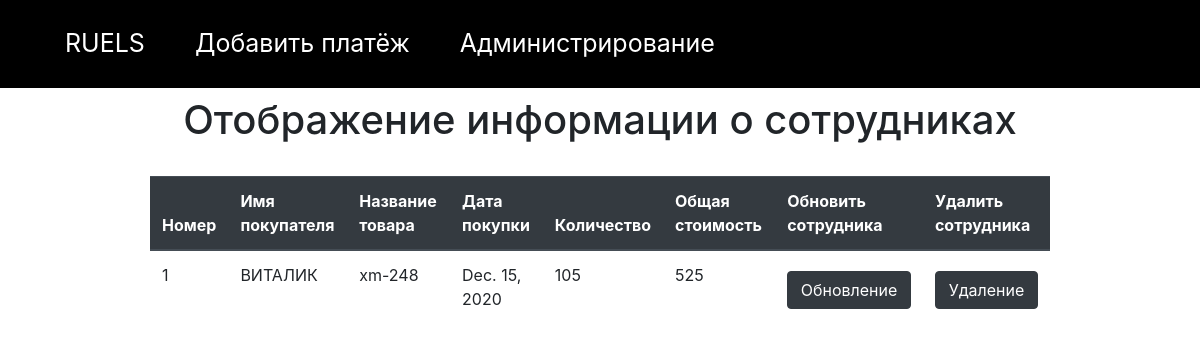
/payment/, run on the app's committed database.
### payments/models.py (models this page shows)
class Payment(models.Model):
    customers_id = models.ForeignKey('customers.Customer', on_delete=models.CASCADE)
    products_id = models.ForeignKey('products.Product', on_delete=models.CASCADE)
    payment_Date = models.DateField(max_length=50)
    amount = models.CharField(max_length=50)

### customers/models.py (models this page shows)
class Customer(models.Model):
    employees_id = models.ForeignKey('employees.Employee', on_delete=models.CASCADE)
    products_id = models.ForeignKey('products.Product', on_delete=models.CASCADE)
    first_name = models.CharField(max_length = 50)
    second_name = models.CharField(max_length = 50)
    email = models.EmailField(blank = True)
    phone = models.CharField(max_length = 15)
    location = models.CharField(max_length = 50)
    postal_Code = models.CharField(max_length = 40)
    def __str__(self):
        return self.first_name

### products/models.py (models this page shows)
class Product(models.Model):
    product_name = models.CharField(max_length = 50)
    product_company = models.CharField(max_length = 50)
    price = models.CharField(max_length = 40)
    rating = models.CharField(max_length = 50)
    def __str__(self):
        return self.product_name

### payments/views.py (the view)
# urls.py: path('', views.index_payment, name='index-payment'),
def index_payment(request):
    print(Payment.objects.select_related('products_id').query)
    payments = Payment.objects.select_related('products_id').annotate(all_cost=F('products_id_id__price')*F('amount'))
    return render(request, 'payments/payments.html', {'payments': payments})

### payments/templates/payments/payments.html (shortened to what this page needs)
<!DOCTYPE html>
{% load static %}
<html>
<head>
     <link rel="stylesheet" href="{% static "css/customer.css" %}" />
     <link rel="stylesheet" href="https://stackpath.bootstrapcdn.com/bootstrap/4.3.1/css/bootstrap.min.css">
<body>
<header>
    <nav class="default-nav">
      <ul>
          <li> <a href= "{% url 'general' %}" style="color:white">RUELS</a></li>
          <li> <a href= "{% url 'upload-payment' %}" style="color:white">Добавить платёж</a> </li>
        <li> <a href="{% url 'admin:index' %}" style="color:white">Администрирование</a> </li>
      </ul>
    </nav>
  </header>
{% block content %}
<h1 class="mt-2" align="center">Отображение информации о сотрудниках</h1>
<div class="d-flex justify-content-center mt-2">
 <table class="table w-75 mt-4">
       <thead class="thead-dark">
      <tr>
       <th scope="col">Номер</th>
       <th scope="col">Имя покупателя</th>
       <th scope="col">Название товара</th>
       <th scope="col">Дата покупки</th>
       <th scope="col">Количество</th>
       <th scope="col">Общая стоимость</th>
       <th scope="col">Обновить сотрудника</th>
       <th scope="col">Удалить сотрудника</th>
    </tr>
      </thead>
     {% for payment in payments %}
      <tr>
      <td>{{payment.id}}</td>
      <td>{{payment.customers_id}}</td>
      <td>{{payment.products_id}}</td>
      <td>{{payment.payment_Date}}</td>
      <td>{{payment.amount}}</td>
      <td>{{payment.all_cost}}</td>
      <td><a href="update/{{payment.id}}" class="btn btn-dark mt-2 w-100" id = '{{payment.id}}'>Обновление</a></td>
      <td><a href="delete/{{payment.id}}" class="btn btn-dark mt-2 w-100" id = '{{payment.id}}'>Удаление</a></td>
      {% endfor %}
      </tr>
 </table>
</div>
{% endblock %}
</body>
</html>

### static/css/customer.css (style rules this page uses)
body { margin: 0; padding: 0; }
.default-nav { display: block; background-color: black; overflow: hidden; }
.default-nav ul li { list-style-type: none; float: left; display: block; text-align: center; padding: 25px; text-decoration: none; font-size: 25px; }

### data on the page
Payment: id "1", customers_id "ВИТАЛИК", products_id "xm-248", payment_Date "Dec. 15, 2020", amount "105", all_cost "525"
